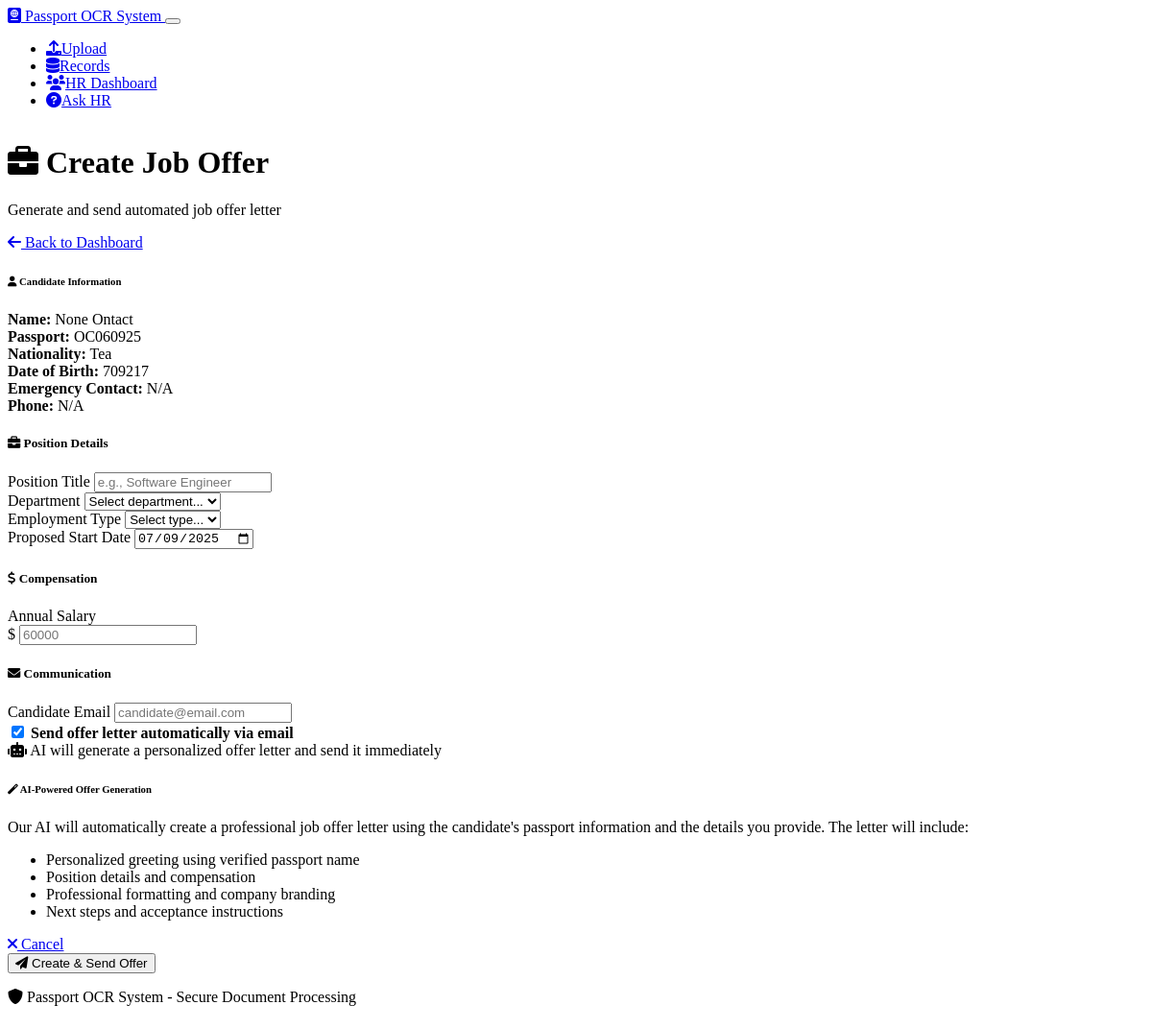
Screenshot of /create_job_offer/2 with the database file from the repository.
### models.py (models this page shows, shortened)
class PassportRecord(db.Model):
    id = db.Column(db.Integer, primary_key=True)
    filename = db.Column(db.String(255), nullable=False)
    passport_number = db.Column(db.String(50))
    surname = db.Column(db.String(100))
    given_names = db.Column(db.String(200))
    nationality = db.Column(db.String(50))
    date_of_birth = db.Column(db.String(20))
    place_of_birth = db.Column(db.String(100))
    sex = db.Column(db.String(10))
    date_of_issue = db.Column(db.String(20))
    date_of_expiry = db.Column(db.String(20))
    issuing_authority = db.Column(db.String(100))
    emergency_contact = db.Column(db.String(200))
    phone_number = db.Column(db.String(50))
    previous_passport = db.Column(db.String(50))
    raw_text = db.Column(db.Text)
    created_at = db.Column(db.DateTime, default=datetime.utcnow)
    processing_status = db.Column(db.String(20), default='completed')

### routes.py (the view, shortened to what this page needs)
@app.route('/create_job_offer/<int:record_id>', methods=['GET', 'POST'])
def create_job_offer(record_id):
    record = PassportRecord.query.get_or_404(record_id)
    return render_template('create_job_offer.html', record=record)

### templates/create_job_offer.html (shortened to what this page needs)
{% extends "base.html" %}
{% block content %}
<div class="container">
    <div class="row justify-content-center">
        <div class="col-lg-8">
            <div class="d-flex justify-content-between align-items-center mb-4">
                <div>
                    <h1 class="display-6 fw-bold">
                        <i class="fas fa-briefcase me-3"></i>
                        Create Job Offer
                    </h1>
                    <p class="text-muted">Generate and send automated job offer letter</p>
                </div>
                <a href="{{ url_for('hr_dashboard') }}" class="btn btn-secondary">
                    <i class="fas fa-arrow-left me-2"></i>
                    Back to Dashboard
                </a>
            </div>
            <div class="card shadow mb-4">
                <div class="card-header">
                    <h6 class="mb-0">
                        <i class="fas fa-user me-2"></i>
                        Candidate Information
                    </h6>
                </div>
                <div class="card-body">
                    <div class="row">
                        <div class="col-md-6">
                            <strong>Name:</strong> {{ record.given_names }} {{ record.surname }}<br>
                            <strong>Passport:</strong> {{ record.passport_number or 'N/A' }}<br>
                            <strong>Nationality:</strong> {{ record.nationality or 'N/A' }}
                        </div>
                        <div class="col-md-6">
                            <strong>Date of Birth:</strong> {{ record.date_of_birth or 'N/A' }}<br>
                            <strong>Emergency Contact:</strong> {{ record.emergency_contact or 'N/A' }}<br>
                            <strong>Phone:</strong> {{ record.phone_number or 'N/A' }}
                        </div>
                    </div>
                </div>
            </div>
            <div class="card shadow">
                <div class="card-body p-4">
                    <form method="post" action="{{ url_for('create_job_offer', record_id=record.id) }}">
                        <div class="row">
                            <div class="col-12 mb-4">
                                <h5 class="border-bottom pb-2 mb-3">
                                    <i class="fas fa-briefcase me-2"></i>
                                    Position Details
                                </h5>
                                <div class="row">
                                    <div class="col-md-6 mb-3">
                                        <label for="position_title" class="form-label">Position Title</label>
                                        <input type="text" class="form-control" id="position_title" name="position_title"
                                               placeholder="e.g., Software Engineer" required>
                                    </div>
                                    <div class="col-md-6 mb-3">
                                        <label for="department" class="form-label">Department</label>
                                        <select class="form-select" id="department" name="department" required>
                                            <option value="">Select department...</option>
                                        </select>
                                    </div>
                                    <div class="col-md-6 mb-3">
                                        <label for="employment_type" class="form-label">Employment Type</label>
                                        <select class="form-select" id="employment_type" name="employment_type" required>
                                            <option value="">Select type...</option>
                                        </select>
                                    </div>
                                    <div class="col-md-6 mb-3">
                                        <label for="start_date" class="form-label">Proposed Start Date</label>
                                        <input type="date" class="form-control" id="start_date" name="start_date" required>
                                    </div>
                                </div>
                            </div>
                            <div class="col-12 mb-4">
                                <h5 class="border-bottom pb-2 mb-3">
                                    <i class="fas fa-dollar-sign me-2"></i>
                                    Compensation
                                </h5>
                                <div class="row">
                                    <div class="col-md-6 mb-3">
                                        <label for="salary_offered" class="form-label">Annual Salary</label>
                                        <div class="input-group">
                                            <span class="input-group-text">$</span>
                                            <input type="number" class="form-control" id="salary_offered" name="salary_offered"
                                                   placeholder="60000" step="1000" required>
                                        </div>
                                    </div>
                                </div>
                            </div>
                            <div class="col-12 mb-4">
                                <h5 class="border-bottom pb-2 mb-3">
                                    <i class="fas fa-envelope me-2"></i>
                                    Communication
                                </h5>
                                <div class="row">
                                    <div class="col-md-6 mb-3">
                                        <label for="candidate_email" class="form-label">Candidate Email</label>
                                        <input type="email" class="form-control" id="candidate_email" name="candidate_email"
                                               placeholder="candidate@email.com" required>
                                    </div>
                                    <div class="col-md-6 mb-3">
                                        <div class="form-check mt-4">
                                            <input class="form-check-input" type="checkbox" id="send_email" name="send_email" value="1" checked>
                                            <label class="form-check-label" for="send_email">
                                                <strong>Send offer letter automatically via email</strong>
                                            </label>
                                            <div class="form-text">
                                                <i class="fas fa-robot me-1"></i>
                                                AI will generate a personalized offer letter and send it immediately
                                            </div>
                                        </div>
                                    </div>
                                </div>
                            </div>
                            <div class="col-12 mb-4">
                                <div class="alert alert-info">
                                    <h6 class="alert-heading">
                                        <i class="fas fa-magic me-2"></i>
                                        AI-Powered Offer Generation
                                    </h6>
                                    <p class="mb-0">
                                        Our AI will automatically create a professional job offer letter using the candidate's
                                        passport information and the details you provide. The letter will include:
                                    </p>
                                    <ul class="mb-0 mt-2">
                                        <li>Personalized greeting using verified passport name</li>
                                        <li>Position details and compensation</li>
                                        <li>Professional formatting and company branding</li>
                                        <li>Next steps and acceptance instructions</li>
                                    </ul>
                                </div>
                            </div>
                        </div>
                        <div class="d-flex justify-content-between">
                            <a href="{{ url_for('hr_dashboard') }}" class="btn btn-outline-secondary">
                                <i class="fas fa-times me-2"></i>
                                Cancel
                            </a>
                            <div>
                                <button type="submit" class="btn btn-success btn-lg">
                                    <i class="fas fa-paper-plane me-2"></i>
                                    Create & Send Offer
                                </button>
                            </div>
                        </div>
                    </form>
                </div>
            </div>
        </div>
    </div>
</div>
{% endblock %}

### static/css/custom.css (style rules this page uses)
.card { transition: transform 0.2s ease-in-out, box-shadow 0.2s ease-in-out; }
.alert { border: none; border-radius: 0.75rem; }
body { min-height: 100vh; display: flex; flex-direction: column; }

### rows the page displays
PassportRecord: given_names "None", surname "Ontact", passport_number "OC060925", nationality "Tea", date_of_birth "709217", emergency_contact "N/A", phone_number "N/A"
